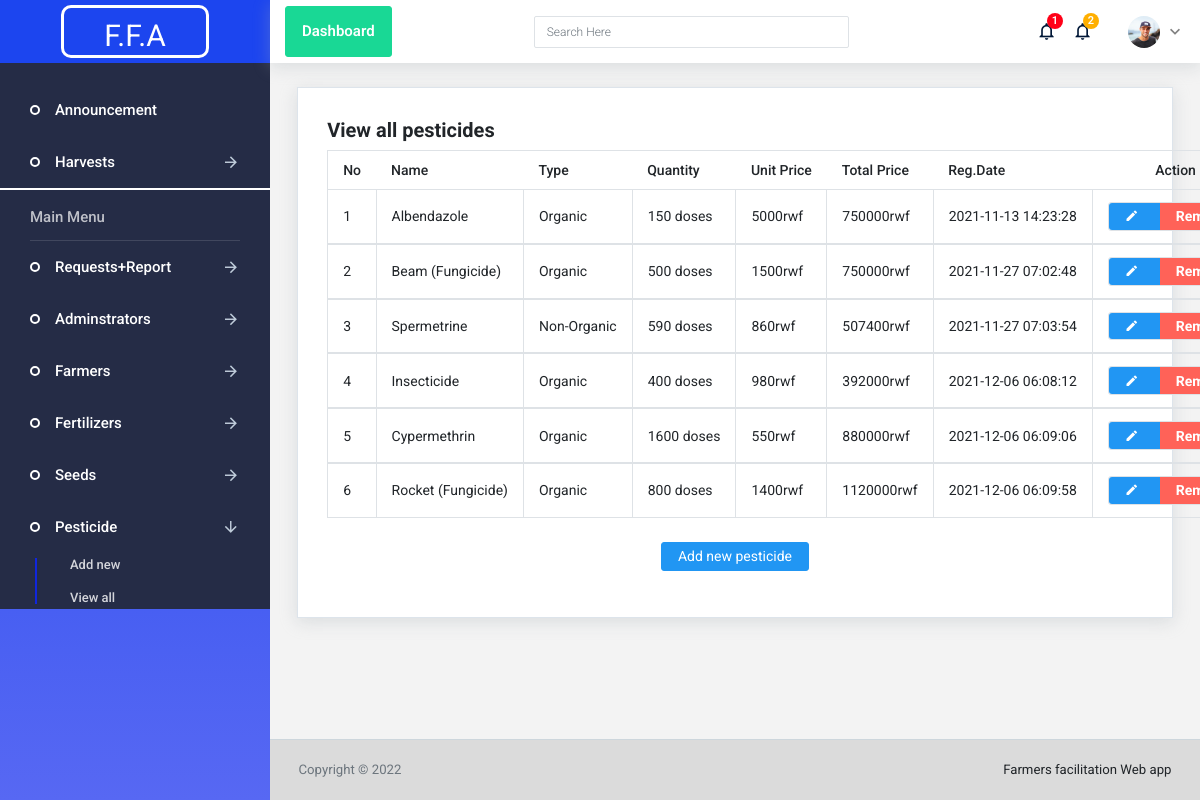
Page /manage/pesticide?view_all on the committed database.
### tables this page shows
CREATE TABLE `pesticide` (
  `item_id` int(10) NOT NULL,
  `item_name` varchar(150) NOT NULL,
  `item_type` varchar(150) NOT NULL,
  `quantity` int(10) NOT NULL,
  `unit_price` double NOT NULL,
  `created_at` datetime NOT NULL DEFAULT current_timestamp()
);

### configs/query.php (called while the page is built, shortened)
<?php
require_once('connection.php');
class Query extends DBConnection {
	public function __construct() {
		$obj = new DBConnection;
		$this->conLink= $obj->connect();
	}
	public function viewAllDamnItems($thing) {
		if($thing=='FERT') {
			$sql= "SELECT * FROM `fertilizer` ORDER BY created_at";
		} else if($thing=='PEST') {
			$sql= "SELECT * FROM `pesticide` ORDER BY created_at";
		} else if($thing=='SEED') {
			$sql= "SELECT * FROM `seeds` ORDER BY created_at";
		}
		$stmt=$this->conLink->prepare($sql);
		$stmt->execute();
		return $stmt;
	}
}
?>

### configs/connection.php (called while the page is built, shortened)
<?php
class DBConnection {
    public    $host = "localhost";
    protected $dbase= "farmer_app";
    private   $user = "root";
    private   $pass = "";
    public function connect(){
        try {
            $dsn= "mysql:host=$this->host; dbname=$this->dbase";
            $this->con = new PDO($dsn, $this->user, $this->pass );
            return $this->con;
        } catch(PDOException $error) {
            echo "OOPS! ERROR OCCURED".$error->getMessage();
        }
    }
}
?>

### manage/pesticide.php (the view, shortened to what this page needs)
<?php
include('../configs/header.php');
include('../configs/sidebar.php');
$criteria = "PEST";
$main_item= "pesticide";
?>
<div class="main-panel">
  <div class="content-wrapper">
    <?php if(isset($_GET['view_all'])) { ?>
    <div class="row">
      <div class="col-lg-12 grid-margin stretch-card">
        <div class="card">
          <div class="card-body">
            <h4><strong>View all <?php echo $main_item."s";?></strong></h4>
            <table class="table table-bordered">
              <thead>
                <tr style="font-weight: bolder!important;">
                  <th> No </th>
                  <th> Name </th>
                  <th> Type </th>
                  <th> Quantity </th>
                  <th> Unit Price </th>
                  <th> Total Price </th>
                  <th> Reg.Date </th>
                  <th colspan="2" class="text-center"> Action </th>
                </tr>
              </thead>
              <?php
              $num = 1;
              $stmt= $query->viewAllDamnItems($criteria);
              while($result= $stmt->FETCH(PDO::FETCH_ASSOC)) {
              ?>
              <tbody>
                <tr>
                  <td> <?php echo $num; ?> </td>
                  <td> <?php echo $result['item_name']; ?> </td>
                  <td> <?php echo $result['item_type']; ?> </td>
                  <td> <?php echo $result['quantity']; ?> doses </td>
                  <td> <?php echo $result['unit_price']; ?>rwf </td>
                  <td> <?php echo $result['quantity'] * $result['unit_price']; ?>rwf </td>
                  <td> <?php echo $result['created_at']; ?> </td>
                  <td class="text-center">
                    <div class="btn-group" role="group">
                      <a data-toggle="tooltip" data-placement="top" href="?upd_item=<?php echo $result['item_id']; ?>" class="btn btn-primary" title="Update">
                        <i class="mdi mdi-pencil"></i>
                      </a>
                      <a href="?del=<?php echo $result['item_id']; ?>" onclick="return confirm('Are you sure you want to remove this item?')" class="btn btn-danger" title="Remove">
                        <strong>Remove</strong>
                      </a>
                    </div>
                  </td>
                </tr>
              </tbody>
            <?php $num++; } ?>
            </table><br>
            <p class="text-center">
              <a href="?register" class="btn btn-md btn-primary">Add new <?php echo $main_item; ?></a>
            </p>
          </div>
        </div>
      </div>
    </div>
    <?php } ?>
  </div>
  <?php
  include('../configs/footer.php');
  ?>

### assets/css/demo_1/style.css (style rules this page uses)
.card { box-shadow: 0 0 0 0 rgba(90, 113, 208, 0.11), 0 4px 16px 0 rgba(167, 175, 183, 0.33); border: solid 1px #dde4eb; border-radius: 0px; }
.main-panel { transition: width 0.25s ease, margin 0.25s ease; width: calc(100% - 270px); min-height: calc(100vh - 63px); display: flex; flex-direction: column; }
.content-wrapper { background: #F3F3F3; padding: 1.5rem 1.7rem; width: 100%; flex-grow: 1; }

### rows in the picture
pesticide: item_name "Albendazole", item_type "Organic", quantity "150", unit_price "5000", $result['quantity'] * $result['unit_price'] "750000", created_at "2021-11-13 14:23:28"
pesticide: item_name "Beam (Fungicide)", item_type "Organic", quantity "500", unit_price "1500", $result['quantity'] * $result['unit_price'] "750000", created_at "2021-11-27 07:02:48"
pesticide: item_name "Spermetrine", item_type "Non-Organic", quantity "590", unit_price "860", $result['quantity'] * $result['unit_price'] "507400", created_at "2021-11-27 07:03:54"
pesticide: item_name "Insecticide", item_type "Organic", quantity "400", unit_price "980", $result['quantity'] * $result['unit_price'] "392000", created_at "2021-12-06 06:08:12"
pesticide: item_name "Cypermethrin", item_type "Organic", quantity "1600", unit_price "550", $result['quantity'] * $result['unit_price'] "880000", created_at "2021-12-06 06:09:06"
pesticide: item_name "Rocket (Fungicide)", item_type "Organic", quantity "800", unit_price "1400", $result['quantity'] * $result['unit_price'] "1120000", created_at "2021-12-06 06:09:58"

### other values in the picture
$penRequestCount "1"
$recHarvestCount "2"
$main_item "pesticide"
$func->getAppName() "Farmers facilitation Web app"
